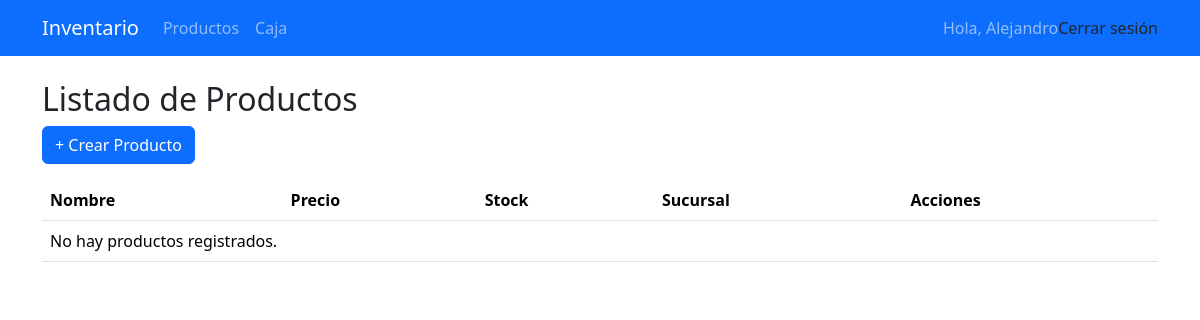
/productos/ (signed in), run on an earlier commit of the app's database.
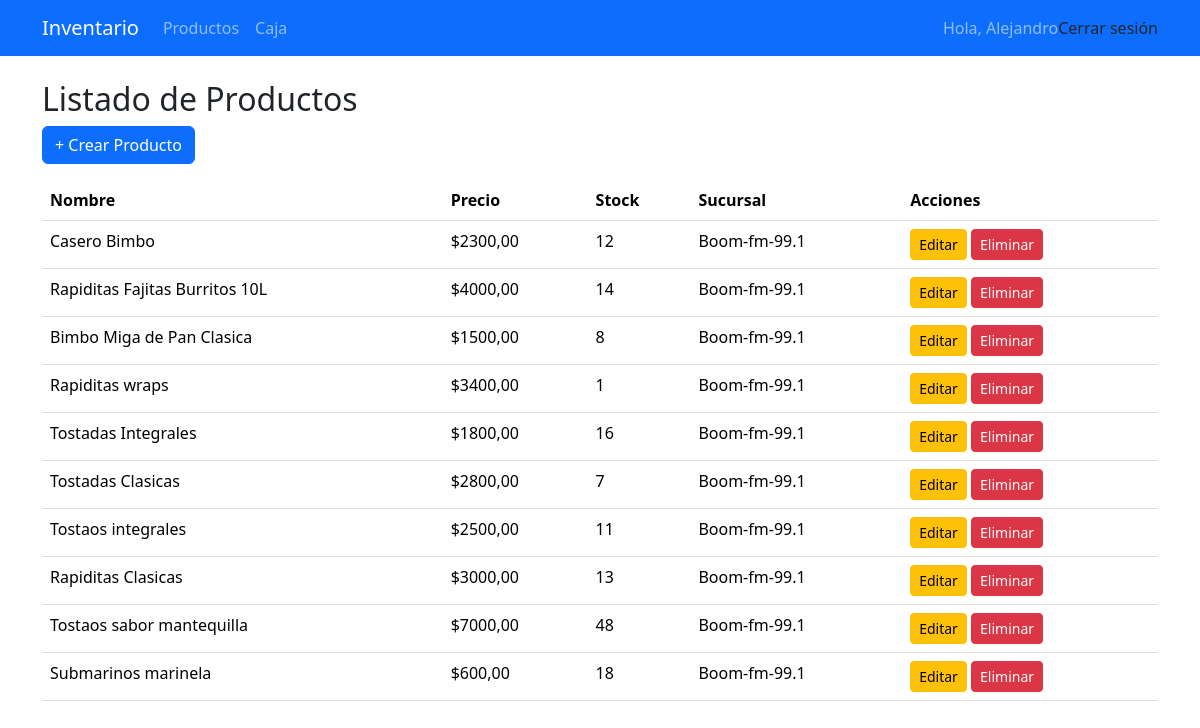
And on a later commit of the database.
### inventario/models.py (models this page shows, shortened)
class Producto(models.Model):
    nombre = models.CharField(max_length=120)
    descripcion = models.TextField(blank=True)
    precio = models.DecimalField(max_digits=10, decimal_places=2)
    stock = models.PositiveIntegerField(default=0)
    sucursal = models.ForeignKey(Sucursal, on_delete=models.CASCADE, related_name='productos')
    fecha_creacion = models.DateTimeField(auto_now_add=True)

class Sucursal(models.Model):
    nombre = models.CharField(max_length=100, unique=True)
    direccion = models.CharField(max_length=200, blank=True, null=True)
    telefono = models.CharField(max_length=20, blank=True, null=True)

### inventario/views_productos.py (the view)
# urls.py: path('productos/', ProductoListView.as_view(), name='producto_list'),
class ProductoListView(ProductoBase, ListView):
    model = Producto
    template_name = 'inventario/producto_list.html'
    context_object_name = 'productos'
    paginate_by = 20
    def get_queryset(self):
        qs = Producto.objects.select_related('sucursal').order_by('-fecha_creacion', 'nombre')
        qs = self.filtrar_por_permiso(qs)
        q = self.request.GET.get('q')
        if q:
            qs = qs.filter(
                Q(nombre__icontains=q) |
                Q(descripcion__icontains=q) |
                Q(sucursal__nombre__icontains=q)
            )
        return qs
    def get_context_data(self, **kwargs):
        ctx = super().get_context_data(**kwargs)
        ctx['q'] = self.request.GET.get('q', '')
        return ctx

### inventario/context_processors.py (called while the page is built)
def role_context(request):
    role = None
    if request.user.is_authenticated:
        perfil = getattr(request.user, 'perfil', None)
        role = getattr(perfil, 'rol', None)
    return {'role': role}

### inventario/permissions.py (called while the page is built)
def role_and_sucursales(user):
    perfil = getattr(user, 'perfil', None)
    if not perfil:
        return None, []
    if perfil.rol in ['Administrador', 'Subadministrador']:
        return perfil.rol, list(Sucursal.objects.all())
    elif perfil.sucursal:
        return perfil.rol, [perfil.sucursal]
    else:
        return perfil.rol, []

### inventario/views_productos.py (called while the page is built)
    def get_rol_y_sucursales(self):
        return role_and_sucursales(self.request.user)

    def filtrar_por_permiso(self, qs):
        rol, sucursales = self.get_rol_y_sucursales()
        if rol in ALLOWED_ROLES_FOR_EDIT:
            return qs
        return qs.filter(sucursal__in=sucursales)

### templates/inventario/producto_list.html
{% extends "base.html" %}
{% block content %}
  <h2>Listado de Productos</h2>
  <a href="{% url 'producto_create' %}" class="btn btn-primary">+ Crear Producto</a>
  <table class="table mt-3">
    <thead>
      <tr>
        <th>Nombre</th>
        <th>Precio</th>
        <th>Stock</th>
        <th>Sucursal</th>
        <th>Acciones</th>
      </tr>
    </thead>
    <tbody>
      {% for producto in productos %}
        <tr>
          <td>{{ producto.nombre }}</td>
          <td>${{ producto.precio }}</td>
          <td>{{ producto.stock }}</td>
          <td>{{ producto.sucursal.nombre }}</td>
          <td>
            <a href="{% url 'producto_update' producto.id %}" class="btn btn-sm btn-warning">Editar</a>
            <a href="{% url 'producto_delete' producto.id %}" class="btn btn-sm btn-danger">Eliminar</a>
          </td>
        </tr>
      {% empty %}
        <tr><td colspan="5">No hay productos registrados.</td></tr>
      {% endfor %}
    </tbody>
  </table>
{% endblock %}

What changed in the data, as far as the page shows it:
now on this page (row edited): Producto: nombre "Casero Bimbo", precio "2300,00", stock "12", sucursal.nombre "Boom-fm-99.1"
now on this page (row unchanged): Producto: nombre "Rapiditas Fajitas Burritos 10L", precio "4000,00", stock "14", sucursal.nombre "Boom-fm-99.1"
now on this page (row edited): Producto: nombre "Bimbo Miga de Pan Clasica", precio "1500,00", stock "8", sucursal.nombre "Boom-fm-99.1"
now on this page (row unchanged): Producto: nombre "Rapiditas wraps", precio "3400,00", stock "1", sucursal.nombre "Boom-fm-99.1"
now on this page (row unchanged): Producto: nombre "Tostadas Integrales", precio "1800,00", stock "16", sucursal.nombre "Boom-fm-99.1"
now on this page (row edited): Producto: nombre "Tostadas Clasicas", precio "2800,00", stock "7", sucursal.nombre "Boom-fm-99.1"
now on this page (row unchanged): Producto: nombre "Tostaos integrales", precio "2500,00", stock "11", sucursal.nombre "Boom-fm-99.1"
now on this page (row edited): Producto: nombre "Rapiditas Clasicas", precio "3000,00", stock "13", sucursal.nombre "Boom-fm-99.1"
now on this page (row unchanged): Producto: nombre "Tostaos sabor mantequilla", precio "7000,00", stock "48", sucursal.nombre "Boom-fm-99.1"
now on this page (row edited): Producto: nombre "Submarinos marinela", precio "600,00", stock "18", sucursal.nombre "Boom-fm-99.1"
Also different on the page:
text no longer shown: "No hay productos registrados."
